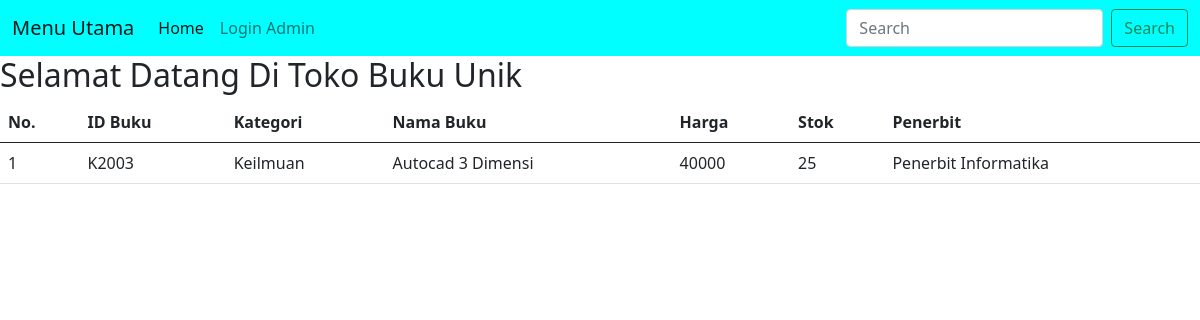
/index.php?cari=Autocad 3  Dimensi, run on the app's committed database.
### tables this page shows
CREATE TABLE `buku` (
  `id` int(11) NOT NULL,
  `ID_buku` char(5) NOT NULL,
  `kategori` varchar(15) NOT NULL,
  `nama_buku` varchar(40) NOT NULL,
  `harga` int(8) NOT NULL,
  `stok` int(3) NOT NULL,
  `penerbit` set('Penerbit Informatika','Andi Offset','Danendra','') NOT NULL
);

### index.php (the view, shortened to what this page needs)
<?php include("database/config.php");?>
<!DOCTYPE html>
<html>
<head>
    <link href="https://cdn.jsdelivr.net/npm/bootstrap@5.0.2/dist/css/bootstrap.min.css" rel="stylesheet">
</head>
<body>
<nav class="navbar navbar-expand-lg navbar-light" style="background-color: aqua">
    <div class="container-fluid">
        <a class="navbar-brand" href="#">Menu Utama</a>
        <div class="collapse navbar-collapse" id="navbarSupportedContent">
            <ul class="navbar-nav me-auto mb-2 mb-lg-0">
                <li class="nav-item">
                    <a class="nav-link active" aria-current="page" href="index.php">Home</a>
                </li>
                <li class="nav-item">
                    <a class="nav-link" href="admin/login.php">Login Admin</a>
                </li>
            </ul>
            <form class="d-flex">
                <input class="form-control me-2" name="cari" type="text" placeholder="Search" aria-label="Search">
                <button class="btn btn-outline-success" type="submit">Search</button>
            </form>
        </div>
    </div>
</nav>
<header>
    <h2><marquee>Selamat Datang Di Toko Buku Unik</marquee></h2>
</header>
<table class="table">
    <thead>
    <tr>
        <th scope="col">No.</th>
        <th scope="col">ID Buku</th>
        <th scope="col">Kategori</th>
        <th scope="col">Nama Buku</th>
        <th scope="col">Harga</th>
        <th scope="col">Stok</th>
        <th scope="col">Penerbit</th>
    </tr>
    <?php
    if (isset($_GET['cari'])){
        $cari = $_GET['cari'];
        $sql = "SELECT * FROM buku WHERE nama_buku like '%".$cari."%'";
        $data = mysqli_query($host, $sql);
    } else {
        $sql1 = "SELECT * FROM buku";
        $data = mysqli_query($host, $sql1);
    }
        $nomor = 1;
        while ($buku1 = mysqli_fetch_array($data)){
    ?>
    </thead>
    <tbody>
    <tr>
        <td><?php echo $nomor++; ?></td>
        <td><?php echo $buku1['ID_buku']; ?></td>
        <td><?php echo $buku1['kategori']; ?></td>
        <td><?php echo $buku1['nama_buku']; ?></td>
        <td><?php echo $buku1['harga']; ?></td>
        <td><?php echo $buku1['stok']; ?></td>
        <td><?php echo $buku1['penerbit']; ?></td>
    </tr>
    <?php } ?>
    </tbody>
</table>
</body>
</html>

### data on the page
buku: ID_buku "K2003", kategori "Keilmuan", nama_buku "Autocad 3 Dimensi", harga "40000", stok "25", penerbit "Penerbit Informatika"
